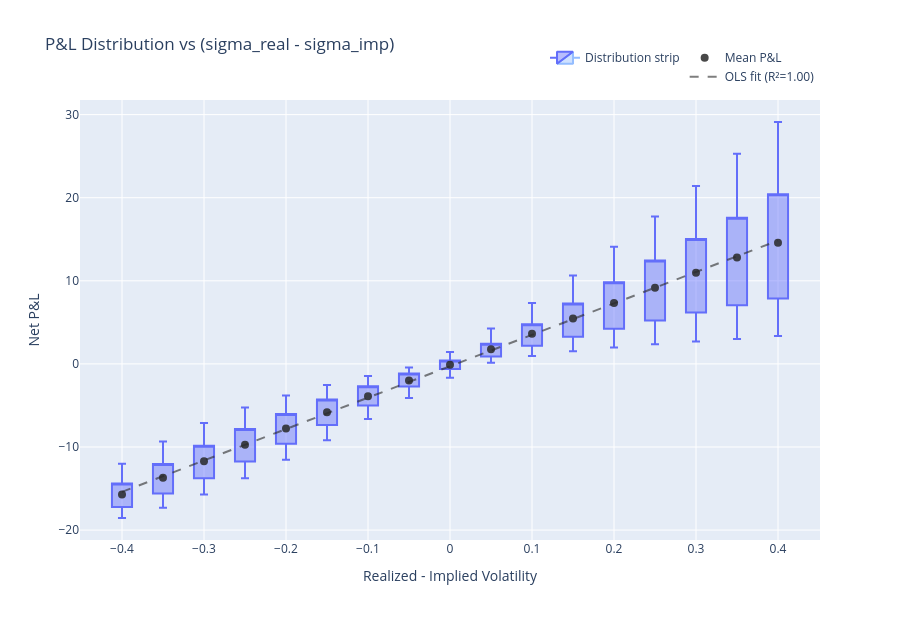

Notebook code for this chart:
### Markdown cell above
## Sensitivity Heatmap: Realized vs Implied Vol
Average P&L over a grid of (σ_real, σ_imp).

### Code cell
diff_grid = np.linspace(-0.4, 0.4, 17)
sigma_imp_base = 0.5
records = []
all_returns = []

for diff in diff_grid:
    sigma_imp = sigma_imp_base
    sigma_real = sigma_imp + diff
    out = simulate_delta_hedge_paths_mc(
        S0=S0, K=K, r=r, sigma_real=sigma_real, sigma_imp=sigma_imp, T=T,
        n_steps=min(n_steps_default, 300), n_paths=1500, seed=GLOBAL_SEED+5,
        transaction_cost_bps=transaction_cost_bps
    )
    pnl = out['pnl']
    avg_pnl = pnl.mean()
    records.append({
        'sigma_real': sigma_real,
        'sigma_imp': sigma_imp,
        'diff': diff,
        'avg_pnl': avg_pnl
    })
    all_returns.append(
        pd.DataFrame({
            'diff': np.full_like(pnl, diff, dtype=float),
            'pnl': pnl
        })
    )

df = pd.DataFrame(records)
returns_df = pd.concat(all_returns, ignore_index=True)
X = np.vstack([np.ones(len(df)), df['diff'].values]).T
y = df['avg_pnl'].values
beta = np.linalg.lstsq(X, y, rcond=None)[0]
y_hat = X @ beta
residuals = y - y_hat
ss_res = np.sum(residuals**2)
ss_tot = np.sum((y - y.mean())**2)
r_squared = 1 - ss_res / ss_tot if ss_tot > 0 else np.nan
r2_display = "N/A" if not np.isfinite(r_squared) else f"{r_squared:.2f}"

grouped = returns_df.groupby('diff')
quantiles = grouped['pnl'].quantile([0.05, 0.25, 0.5, 0.75, 0.95]).unstack(level=1)
quantiles = quantiles.rename(columns={0.05: 'p05', 0.25: 'q25', 0.5: 'median', 0.75: 'q75', 0.95: 'p95'})
moments = grouped['pnl'].agg(['mean'])
candlestick_stats = moments.join(quantiles).sort_index()

hover_text = [
    (
        f"Diff={idx:.3f}<br>5th={row['p05']:.2f}<br>25th={row['q25']:.2f}"
        f"<br>Median={row['median']:.2f}<br>75th={row['q75']:.2f}"
        f"<br>95th={row['p95']:.2f}<br>Mean={row['mean']:.2f}"
    )
    for idx, row in candlestick_stats.iterrows()
]

fig5 = go.Figure()
fig5.add_trace(
    go.Candlestick(
        x=candlestick_stats.index,
        open=candlestick_stats['q25'],
        high=candlestick_stats['p95'],
        low=candlestick_stats['p05'],
        close=candlestick_stats['q75'],
        whiskerwidth=0.4,
        name='Distribution strip',
        showlegend=True,
        legendgroup='distribution',
        hoverinfo='text',
        text=hover_text,
        increasing=dict(line=dict(color='rgba(99,110,250,1.0)'), fillcolor='rgba(99,110,250,0.45)'),
        decreasing=dict(line=dict(color='rgba(148,189,255,1.0)'), fillcolor='rgba(148,189,255,0.45)')
    )
)

fig5.add_trace(
    go.Scatter(
        x=df['diff'],
        y=df['avg_pnl'],
        mode='markers',
        name='Mean P&L',
        marker=dict(color='rgba(40,40,40,0.85)', size=8),
        hovertemplate='Diff=%{x:.3f}<br>Mean=%{y:.2f}<extra></extra>',
        legendgroup='trend',
        showlegend=True
    )
)

fig5.add_trace(
    go.Scatter(
        x=df['diff'],
        y=y_hat,
        mode='lines',
        name=f'OLS fit (R²={r2_display})',
        line=dict(color='rgba(40,40,40,0.6)', dash='dash', width=2),
        hovertemplate='Diff=%{x:.3f}<br>Fit=%{y:.2f}<extra></extra>',
        legendgroup='trend',
        showlegend=True
    )
)

fig5.update_layout(
    title=(
        "P&L Distribution vs (sigma_real - sigma_imp)"
    ),
    width=900,
    height=620,
    xaxis_title='Realized - Implied Volatility',
    yaxis_title='Net P&L',
    hovermode='closest',
    legend=dict(orientation='h', yanchor='bottom', y=1.02, xanchor='right', x=1.0)
)
fig5.update_yaxes(zeroline=False)
fig5.update_xaxes(zeroline=False, rangeslider=dict(visible=False))
fig5.show()

### Figure 1 — Plotly figure (JSON) as saved in the notebook; plotly's stock layout.template omitted (floating-point values rounded to 4 significant figures)
{"data": [{"close": [-14.39, -12.04, -9.852, -7.835, -6.022, -4.283, -2.689, -1.159, 0.4135, 2.427, 4.783, 7.282, 9.825, 12.43, 15.04, 17.58, 20.41], "decreasing": {"fillcolor": "rgba(148,189,255,0.45)", "line": {"color": "rgba(148,189,255,1.0)"}}, "high": [-12.03, -9.339, -7.104, -5.245, -3.79, -2.553, -1.447, -0.4346, 1.432, 4.268, 7.336, 10.64, 14.09, 17.74, 21.39, 25.28, 29.11], "hoverinfo": "text", "increasing": {"fillcolor": "rgba(99,110,250,0.45)", "line": {"color": "rgba(99,110,250,1.0)"}}, "legendgroup": "distribution", "low": [-18.55, -17.31, -15.71, -13.76, -11.54, -9.191, -6.623, -4.119, -1.668, 0.1323, 0.9488, 1.521, 1.978, 2.356, 2.704, 2.993, 3.344], "name": "Distribution strip", "open": [-17.23, -15.61, -13.75, -11.74, -9.625, -7.352, -5.014, -2.707, -0.6294, 0.8899, 2.17, 3.276, 4.24, 5.235, 6.198, 7.048, 7.855], "showlegend": true, "text": ["Diff=-0.400<br>5th=-18.55<br>25th=-17.23<br>Median=-15.87<br>75th=-14.39<br>95th=-12.03<br>Mean=-15.70", "Diff=-0.350<br>5th=-17.31<br>25th=-15.61<br>Median=-13.86<br>75th=-12.04<br>95th=-9.34<br>Mean=-13.70", "Diff=-0.300<br>5th=-15.71<br>25th=-13.75<br>Median=-11.82<br>75th=-9.85<br>95th=-7.10<br>Mean=-11.70", "Diff=-0.250<br>5th=-13.76<br>25th=-11.74<br>Median=-9.76<br>75th=-7.84<br>95th=-5.24<br>Mean=-9.73", "Diff=-0.200<br>5th=-11.54<br>25th=-9.62<br>Median=-7.73<br>75th=-6.02<br>95th=-3.79<br>Mean=-7.77", "Diff=-0.150<br>5th=-9.19<br>25th=-7.35<br>Median=-5.78<br>75th=-4.28<br>95th=-2.55<br>Mean=-5.83", "Diff=-0.100<br>5th=-6.62<br>25th=-5.01<br>Median=-3.77<br>75th=-2.69<br>95th=-1.45<br>Mean=-3.91", "Diff=-0.050<br>5th=-4.12<br>25th=-2.71<br>Median=-1.82<br>75th=-1.16<br>95th=-0.43<br>Mean=-2.00", "Diff=0.000<br>5th=-1.67<br>25th=-0.63<br>Median=-0.11<br>75th=0.41<br>95th=1.43<br>Mean=-0.11", "Diff=0.050<br>5th=0.13<br>25th=0.89<br>Median=1.53<br>75th=2.43<br>95th=4.27<br>Mean=1.76", "Diff=0.100<br>5th=0.95<br>25th=2.17<br>Median=3.33<br>75th=4.78<br>95th=7.34<br>Mean=3.62", "Diff=0.150<br>5th=1.52<br>25th=3.28<br>Median=5.14<br>75th=7.28<br>95th=10.64<br>Mean=5.47", "Diff=0.200<br>5th=1.98<br>25th=4.24<br>Median=6.92<br>75th=9.82<br>95th=14.09<br>Mean=7.31", "Diff=0.250<br>5th=2.36<br>25th=5.23<br>Median=8.59<br>75th=12.43<br>95th=17.74<br>Mean=9.15", "Diff=0.300<br>5th=2.70<br>25th=6.20<br>Median=10.25<br>75th=15.04<br>95th=21.39<br>Mean=10.98", "Diff=0.350<br>5th=2.99<br>25th=7.05<br>Median=11.87<br>75th=17.58<br>95th=25.28<br>Mean=12.79", "Diff=0.400<br>5th=3.34<br>25th=7.86<br>Median=13.55<br>75th=20.41<br>95th=29.11<br>Mean=14.59"], "type": "candlestick", "whiskerwidth": 0.4, "x": [-0.4, -0.35, -0.3, -0.25, -0.2, -0.15, -0.1, -0.05, 0.0, 0.05, 0.1, 0.15, 0.2, 0.25, 0.3, 0.35, 0.4]}, {"hovertemplate": "Diff=%{x:.3f}<br>Mean=%{y:.2f}<extra></extra>", "legendgroup": "trend", "marker": {"color": "rgba(40,40,40,0.85)", "size": 8}, "mode": "markers", "name": "Mean P&L", "showlegend": true, "type": "scatter", "x": [-0.4, -0.35, -0.3, -0.25, -0.2, -0.15, -0.1, -0.05, 0.0, 0.05, 0.1, 0.15, 0.2, 0.25, 0.3, 0.35, 0.4], "y": [-15.7, -13.7, -11.7, -9.73, -7.772, -5.831, -3.908, -2.001, -0.1109, 1.762, 3.621, 5.471, 7.314, 9.149, 10.98, 12.79, 14.59]}, {"hovertemplate": "Diff=%{x:.3f}<br>Fit=%{y:.2f}<extra></extra>", "legendgroup": "trend", "line": {"color": "rgba(40,40,40,0.6)", "dash": "dash", "width": 2}, "mode": "lines", "name": "OLS fit (R²=1.00)", "showlegend": true, "type": "scatter", "x": [-0.4, -0.35, -0.3, -0.25, -0.2, -0.15, -0.1, -0.05, 0.0, 0.05, 0.1, 0.15, 0.2, 0.25, 0.3, 0.35, 0.4], "y": [-15.4, -13.51, -11.62, -9.733, -7.843, -5.953, -4.062, -2.172, -0.2812, 1.609, 3.5, 5.39, 7.28, 9.171, 11.06, 12.95, 14.84]}], "layout": {"height": 620, "hovermode": "closest", "legend": {"orientation": "h", "x": 1, "xanchor": "right", "y": 1.02, "yanchor": "bottom"}, "title": {"text": "P&L Distribution vs (sigma_real - sigma_imp)"}, "width": 900, "xaxis": {"rangeslider": {"visible": false}, "title": {"text": "Realized - Implied Volatility"}, "zeroline": false}, "yaxis": {"title": {"text": "Net P&L"}, "zeroline": false}}}
